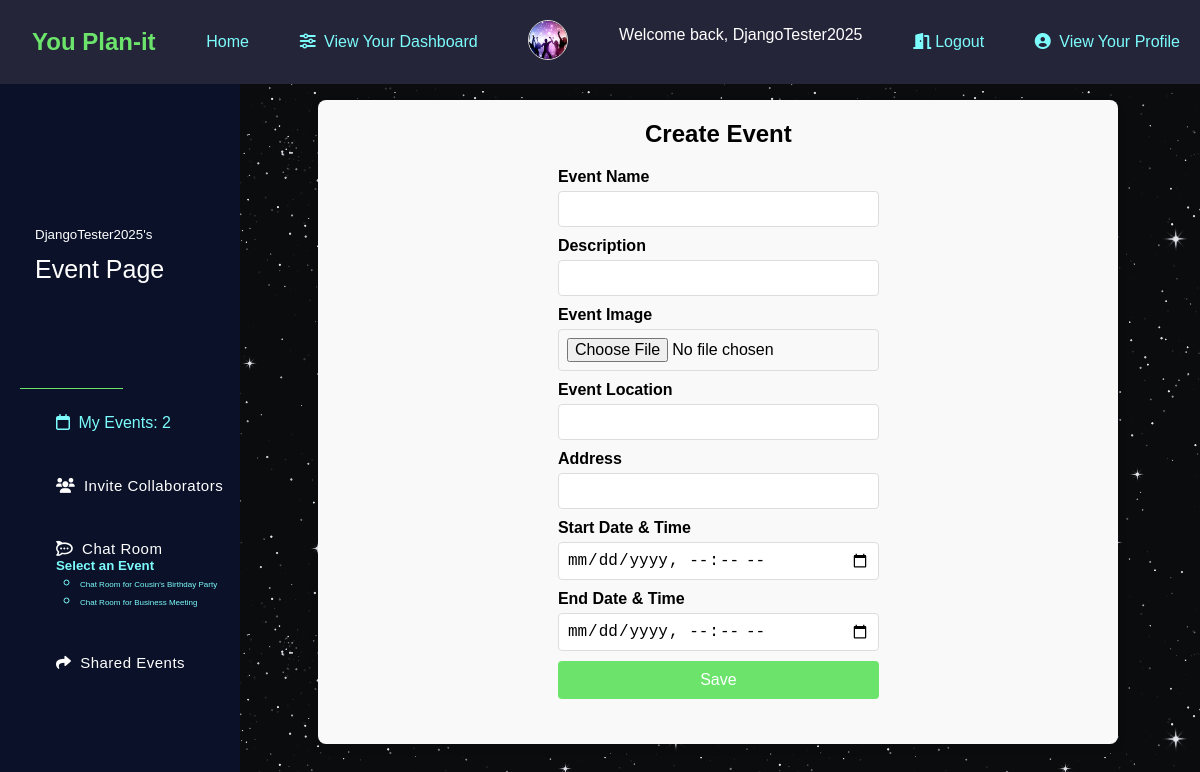
Before: /dashboard/DjangoTester2025/events/create/ (signed in) with the older database file.
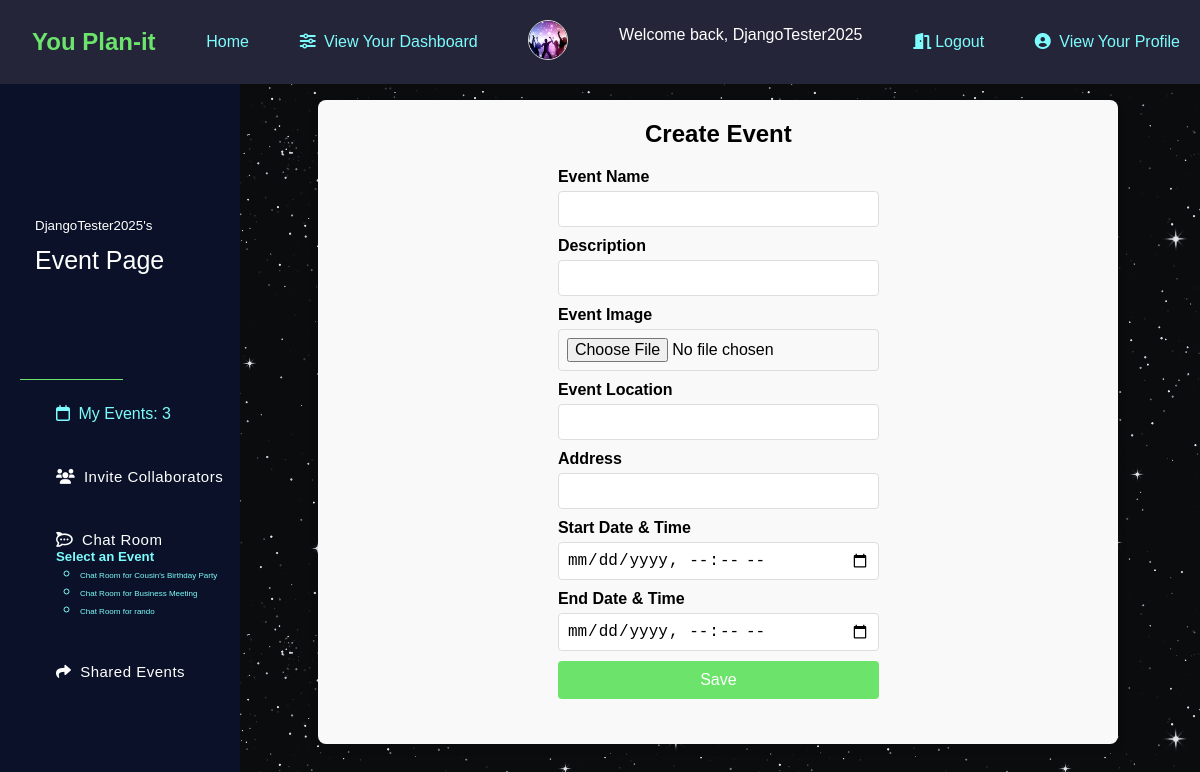
After: the same page with the newer database file.
### app/models.py (models this page shows, shortened)
class Events(models.Model):
    name = models.CharField(max_length=200)
    description = models.CharField(max_length=500)
    event_image = models.ImageField(upload_to='event_images', blank=True, null=True)
    user = models.ForeignKey(User, on_delete=models.CASCADE, related_name='events')
    members = models.ManyToManyField(User, related_name='invitedusers')
    invitepending = models.ManyToManyField(User, related_name='pending')
    start_datetime = models.DateTimeField()
    end_datetime = models.DateTimeField()
    event_location = models.CharField(max_length=300, blank=True, null=True)
    address = models.CharField(max_length=500, blank=True, null=True)

### app/views.py (the view, shortened to what this page needs)
# urls.py: path("dashboard/<str:username>/events/create/", views.EventCreateView.as_view(), name="event_create"),
class EventCreateView(View):
    def get(self, request, username):
        form = CreateEventForm()
        return render(request, 'eventcreation.html', {
            'form': form,
            'myevents': Events.objects.filter(user=request.user),
            'profile': Profile.objects.get(user=request.user)
        })

### app/forms.py
class CreateEventForm(forms.ModelForm):
    start_datetime = forms.DateTimeField(
        widget=forms.DateTimeInput(attrs={'type': 'datetime-local'}),
        input_formats=['%Y-%m-%dT%H:%M']  # Optional: Customize date format if needed
    )
    end_datetime = forms.DateTimeField(
        widget=forms.DateTimeInput(attrs={'type': 'datetime-local'}),
        input_formats=['%Y-%m-%dT%H:%M']  # Optional: Customize date format if needed
    )
    class Meta:
        model = Events
        fields = ['name','description','event_image','event_location','address','start_datetime','end_datetime']

### app/templates/eventcreation.html (shortened to what this page needs)
{% extends 'userdashboard.html' %}
{% block info %}
<div class="form-container">
    <h2>Create Event</h2>
    <form method="post" enctype="multipart/form-data">
        <div class="form-group">
            <label for="id_name">Event Name</label>
            {{ form.name }}
        </div>
        <div class="form-group">
            <label for="id_description">Description</label>
            {{ form.description }}
        </div>
        <div class="form-group">
            <label for="id_event_image">Event Image</label>
            {{ form.event_image }}
        </div>
        <div class="form-group">
            <label for="id_event_location">Event Location</label>
            {{ form.event_location }}
        </div>
        <div class="form-group">
            <label for="id_address">Address</label>
            {{ form.address }}
        </div>
        <div class="form-group">
            <label for="id_start_datetime">Start Date & Time</label>
            {{ form.start_datetime }}
        </div>
        <div class="form-group">
            <label for="id_end_datetime">End Date & Time</label>
            {{ form.end_datetime }}
        </div>
        <div class="form-group">
            <button type="submit" class="btn-submit">Save</button>
        </div>
    </form>
</div>
{% endblock %}

### app/templates/userdashboard.html (shortened to what this page needs)
{% extends 'base.html' %}
{% block content %}
<html class="user-dashboard">
    {% block sidebar %}
    <main class="main-wrap">
        <header class="main-head">
            <div class="main-nav">
                <nav class="navbar">
                    <div class="navbar-nav">
                        <div class="title">
                            <h3>
                                <span class="title-text"><span class="dashboard-username">{{ user.username }}'s</span><br>Event Page</span>
                            </h3>
                        </div>
                        <ul class="nav-list">
                            <li class="nav-list-item">
                                <a href="{% url 'event_page' username=user.username %}">
                                    <i class="fa-regular fa-calendar"></i>
                                    <span class="link-text">My Events: {{ myevents.count }}</span>
                                </a>
                            </li>
                            <li class="nav-list-item">
                                <a href="{% url 'invites' username=user.username %}" class="nav-link">
                                    <i class="fa-solid fa-users"></i>
                                    <span class="link-text">Invite Collaborators</span>
                                </a>
                            </li>
                            <li class="nav-list-item">
                                <a href="#" class="nav-link" data-toggle="dropdown">
                                    <i class="fa-brands fa-rocketchat"></i>
                                    <span class="link-text">Chat Room</span>
                                </a>
                                <div class="dropdown-menu">
                                    {% if myevents or shared_events %}
                                        <h5>Select an Event</h5>
                                        <ul>
                                            {% for event in myevents %}
                                                <li>
                                                    <a href="{% url 'chats' username=user.username event_id=event.id %}" class="event-chat-room-text">
                                                        Chat Room for {{ event.name }}
                                                    </a>
                                                </li>
                                            {% endfor %}
                                        </ul>
                                    {% else %}
                                        <p class="no-current-events">You have no events to chat about.</p>
                                    {% endif %}
                                </div>
                            </li>
                            <li class="nav-list-item">
                                <a href="{% url 'shared_events' username=user.username %}" class="nav-link">
                                    <i class="fa-solid fa-share"></i>
                                    <span class="link-text">Shared Events</span>
                                </a>
                            </li>
                        </ul>
                    </div>
                </nav>
            </div>
        </header>
    </main>
    {% endblock %}
    <section class="showcase">
        {% block info %}{% endblock %}
    </section>
{% endblock %}

Changed rows visible on the page:
added Events: name "rando"
Other visible differences:
{{ myevents.count }}: "2" → "3"
